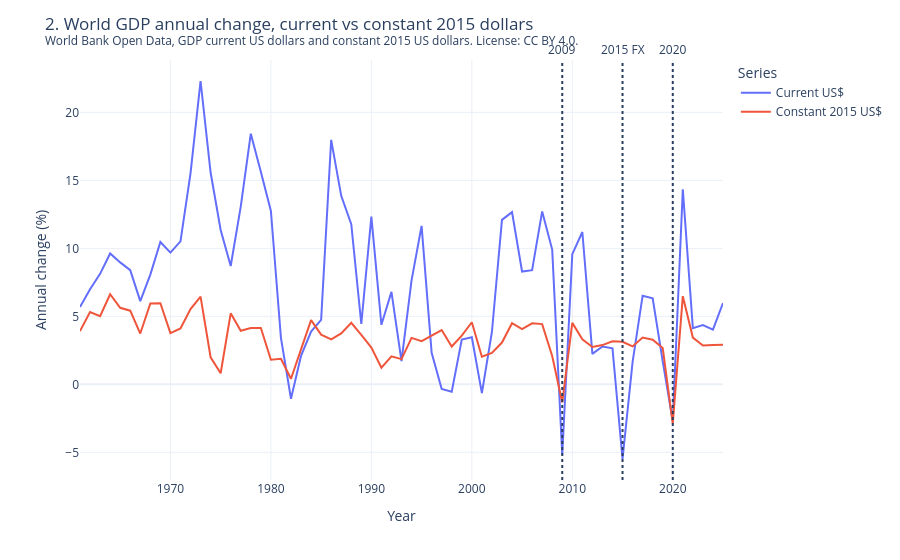

Notebook code for this chart:
### Markdown cell above
Current-dollar World GDP mixes real output, inflation, and exchange rates. 2015 is the largest drop in this series. 2009 and 2020 were recessions. 2015 was not.

### Code cell
nominal_yoy = world_series.pct_change() * 100
real_yoy = real_series.pct_change() * 100
years = nominal_yoy.index.intersection(real_yoy.index)
compare = pd.DataFrame(
    {
        "year": years,
        "Current US$": nominal_yoy.loc[years].to_numpy(),
        "Constant 2015 US$": real_yoy.loc[years].to_numpy(),
    }
)
long = compare.melt(id_vars="year", var_name="series", value_name="annual_change_pct")
fig = px.line(
    long.dropna(),
    x="year",
    y="annual_change_pct",
    color="series",
    labels={"annual_change_pct": "Annual change (%)", "series": "Series", "year": "Year"},
)
for year, label in ((2009, "2009"), (2015, "2015 FX"), (2020, "2020")):
    fig.add_vline(x=year, line_dash="dot", annotation_text=label, annotation_position="top")
disclose(
    fig,
    "gdp-nominal-vs-real",
    "2. World GDP annual change, current vs constant 2015 dollars",
    "gdp_real_annual",
    disclosure="World Bank Open Data, GDP current US dollars and constant 2015 US dollars. License: CC BY 4.0.",
).show()
for check in output_checks:
    print(
        f"{check.year}: current {check.nominal_change_pct:.1f}%, "
        f"constant 2015 {check.real_change_pct:.1f}%."
    )

### Figure 1 — Plotly figure (JSON) as saved in the notebook; plotly's stock layout.template omitted (floating-point values rounded to 4 significant figures)
{"data": [{"hovertemplate": "Series=Current US$<br>Year=%{x}<br>Annual change (%)=%{y}<extra></extra>", "legendgroup": "Current US$", "line": {"color": "#636efa", "dash": "solid"}, "marker": {"symbol": "circle"}, "mode": "lines", "name": "Current US$", "orientation": "v", "showlegend": true, "type": "scatter", "x": [1961, 1962, 1963, 1964, 1965, 1966, 1967, 1968, 1969, 1970, 1971, 1972, 1973, 1974, 1975, 1976, 1977, 1978, 1979, 1980, 1981, 1982, 1983, 1984, 1985, 1986, 1987, 1988, 1989, 1990, 1991, 1992, 1993, 1994, 1995, 1996, 1997, 1998, 1999, 2000, 2001, 2002, 2003, 2004, 2005, 2006, 2007, 2008, 2009, 2010, 2011, 2012, 2013, 2014, 2015, 2016, 2017, 2018, 2019, 2020, 2021, 2022, 2023, 2024, 2025], "xaxis": "x", "y": [5.683, 6.996, 8.127, 9.627, 8.97, 8.402, 6.124, 8.072, 10.47, 9.692, 10.51, 15.52, 22.31, 15.58, 11.35, 8.706, 13.07, 18.43, 15.64, 12.75, 3.425, -1.059, 2.095, 3.887, 4.746, 17.98, 13.87, 11.78, 4.439, 12.33, 4.378, 6.804, 1.715, 7.653, 11.66, 2.319, -0.3432, -0.5445, 3.298, 3.463, -0.6417, 3.853, 12.1, 12.67, 8.299, 8.401, 12.72, 9.909, -5.171, 9.573, 11.2, 2.24, 2.782, 2.651, -5.489, 1.642, 6.519, 6.334, 1.702, -2.712, 14.34, 4.133, 4.361, 4.025, 5.983], "yaxis": "y"}, {"hovertemplate": "Series=Constant 2015 US$<br>Year=%{x}<br>Annual change (%)=%{y}<extra></extra>", "legendgroup": "Constant 2015 US$", "line": {"color": "#EF553B", "dash": "solid"}, "marker": {"symbol": "circle"}, "mode": "lines", "name": "Constant 2015 US$", "orientation": "v", "showlegend": true, "type": "scatter", "x": [1961, 1962, 1963, 1964, 1965, 1966, 1967, 1968, 1969, 1970, 1971, 1972, 1973, 1974, 1975, 1976, 1977, 1978, 1979, 1980, 1981, 1982, 1983, 1984, 1985, 1986, 1987, 1988, 1989, 1990, 1991, 1992, 1993, 1994, 1995, 1996, 1997, 1998, 1999, 2000, 2001, 2002, 2003, 2004, 2005, 2006, 2007, 2008, 2009, 2010, 2011, 2012, 2013, 2014, 2015, 2016, 2017, 2018, 2019, 2020, 2021, 2022, 2023, 2024, 2025], "xaxis": "x", "y": [3.914, 5.321, 5.019, 6.63, 5.631, 5.419, 3.738, 5.947, 5.961, 3.765, 4.109, 5.538, 6.458, 1.992, 0.8145, 5.221, 3.941, 4.137, 4.141, 1.815, 1.888, 0.4111, 2.577, 4.728, 3.66, 3.305, 3.751, 4.529, 3.638, 2.708, 1.225, 2.063, 1.858, 3.416, 3.178, 3.586, 3.997, 2.781, 3.579, 4.567, 2.03, 2.319, 3.074, 4.495, 4.059, 4.489, 4.431, 2.092, -1.333, 4.521, 3.314, 2.747, 2.89, 3.168, 3.127, 2.79, 3.447, 3.287, 2.68, -2.886, 6.485, 3.44, 2.859, 2.9, 2.921], "yaxis": "y"}], "layout": {"annotations": [{"showarrow": false, "text": "2009", "x": 2009, "xanchor": "center", "xref": "x", "y": 1, "yanchor": "bottom", "yref": "y domain"}, {"showarrow": false, "text": "2015 FX", "x": 2015, "xanchor": "center", "xref": "x", "y": 1, "yanchor": "bottom", "yref": "y domain"}, {"showarrow": false, "text": "2020", "x": 2020, "xanchor": "center", "xref": "x", "y": 1, "yanchor": "bottom", "yref": "y domain"}], "autosize": true, "legend": {"title": {"text": "Series"}, "tracegroupgap": 0}, "margin": {"t": 60}, "meta": {"chart_id": "gdp-nominal-vs-real", "classification": "open", "profile_id": "public-demo", "provenance": "World Bank Open Data, GDP current US dollars and constant 2015 US dollars. License: CC BY 4.0.", "table": "gdp_real_annual"}, "shapes": [{"line": {"dash": "dot"}, "type": "line", "x0": 2009, "x1": 2009, "xref": "x", "y0": 0, "y1": 1, "yref": "y domain"}, {"line": {"dash": "dot"}, "type": "line", "x0": 2015, "x1": 2015, "xref": "x", "y0": 0, "y1": 1, "yref": "y domain"}, {"line": {"dash": "dot"}, "type": "line", "x0": 2020, "x1": 2020, "xref": "x", "y0": 0, "y1": 1, "yref": "y domain"}], "title": {"text": "2. World GDP annual change, current vs constant 2015 dollars<br><sup>World Bank Open Data, GDP current US dollars and constant 2015 US dollars. License: CC BY 4.0.</sup>"}, "xaxis": {"anchor": "y", "domain": [0.0, 1.0], "title": {"text": "Year"}}, "yaxis": {"anchor": "x", "domain": [0.0, 1.0], "title": {"text": "Annual change (%)"}}}}
